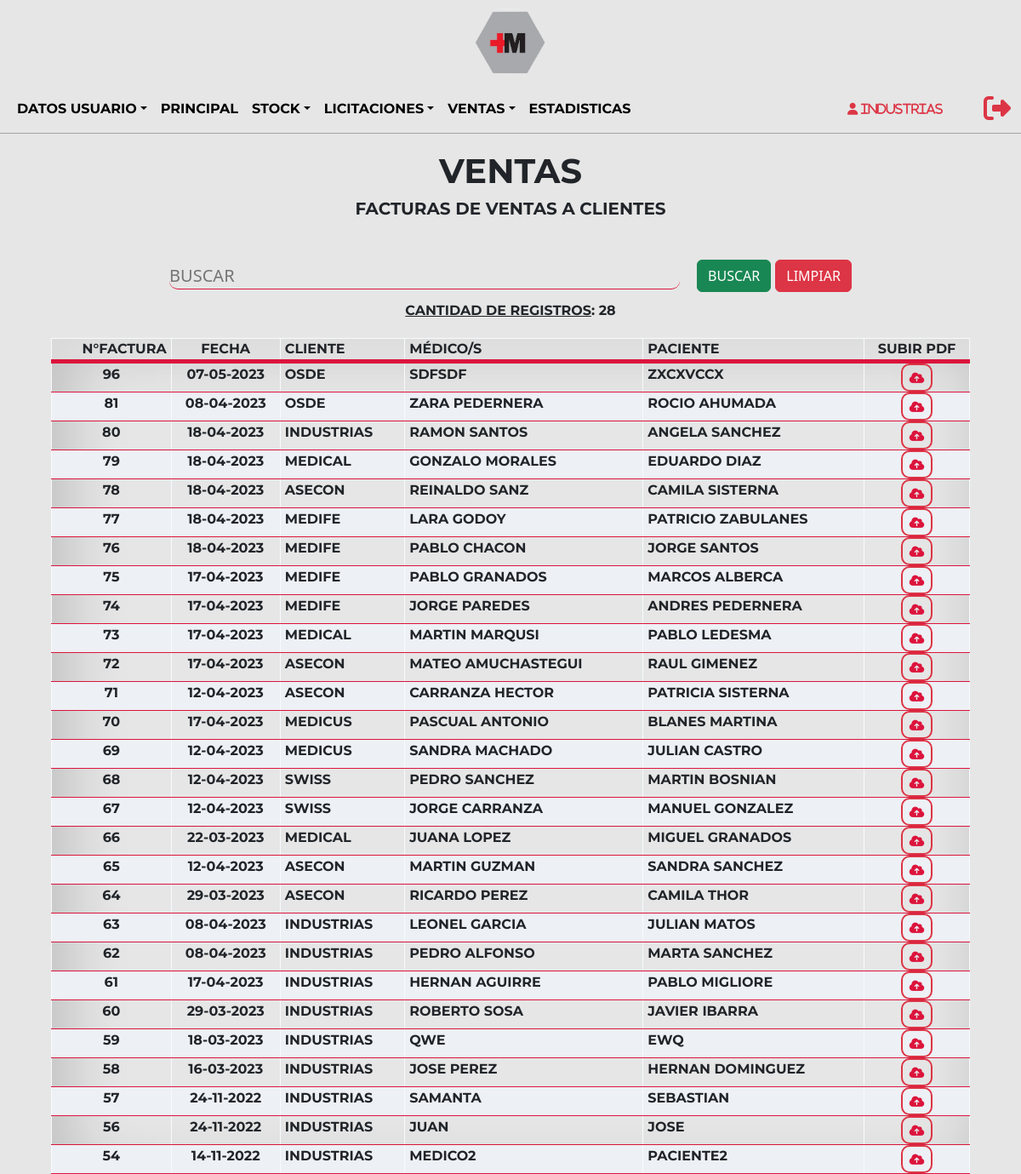
Page /Sistema/Ventas/facturas.php?ok (signed in) on the committed database.
### tables this page shows
CREATE TABLE `usuario` (
  `idUsuario` int(3) NOT NULL,
  `usuario` text NOT NULL,
  `contraseña` varchar(60) NOT NULL,
  `idRol` int(2) NOT NULL,
  `idTipoUsuario` int(10) NOT NULL,
  `nombre` varchar(100) NOT NULL,
  `correo` varchar(100) NOT NULL,
  `direccion` varchar(100) NOT NULL,
  `idEstadoUsuario` int(2) NOT NULL
);

CREATE TABLE `documento` (
  `idDocumento` int(3) NOT NULL,
  `idEstadoDocumento` int(3) NOT NULL
);

### Sistema/Ventas/facturas.php (the view, shortened to what this page needs)
<?php
include('../../Utils/conexion.php');
$iduser = $_SESSION['usuario'];
$sql = "SELECT idUsuario, usuario, idRol FROM usuario WHERE usuario='$iduser'";
$resultado = $datos_base->query($sql);
$row = $resultado->fetch_assoc();
$nom = $row['usuario'];
$idRol = $row['idRol'];
?>
<!DOCTYPE html>
<html lang="en">
<head>
    <link href="https://cdn.jsdelivr.net/npm/bootstrap@5.2.0-beta1/dist/css/bootstrap.min.css" rel="stylesheet">
    <link rel="stylesheet" type="text/css" href="../../Css/estilos.css"/>
</head>
<body>
    <?php include('../Layouts/ventasHeader.php'); ?>
    <main>
        <section class="ini">
            <div class="ini-tit">
                <?php
                if($idRol != $rolobra){?>
                    <h1>VENTAS</h1>
                <?php }else{?>
                    <h1>COMPRAS</h1>
                <?php }?>
                <h5>FACTURAS DE VENTAS A CLIENTES</h5>
            </div>
            <div class="container">
                <form method="POST" action="./facturas.php">
                    <div class="form-grilla">
                        <div class="form-grilla-busc">
                            <input type="text" style="text-transform:uppercase;" name="buscar"  placeholder="Buscar" class="busc">
                        </div>
                        <div class="form-grilla-but">
                            <input class="btn btn-success" type="submit" name="btn2" value="BUSCAR"></input>
                            <input class="btn btn-danger" type="submit" name="btn1" value="LIMPIAR"></input>
                        </div>
                    </div>
                </form>
            </div>
            <?php
            if($idRol == $rolgerente OR $idRol == $roladmin)
            {
                    echo "<table>
                            <thead>
                                <tr>
                                    <th><p style='text-align:right; margin-right: 5px;'>N°FACTURA</p></th>
                                    <th><p>FECHA</p></th>
                                    <th><p style='text-align:left; margin-left: 5px;'>CLIENTE</p></th>
                                    <th><p style='text-align:left; margin-left: 5px;'>MÉDICO/S</p></th>
                                    <th><p style='text-align:left; margin-left: 5px;'>PACIENTE</p></th>
                                    <th><p>SUBIR PDF</p></th>
                                </tr>
                            </thead>
                        ";
                        if(isset($_POST['btn2']))
                                {
                                    $cantidad = 0;
                                    $doc = $_POST['buscar'];
                                    $consulta=mysqli_query($datos_base, "SELECT d.idDocumento, m.fecha, u.usuario, da.medico, da.paciente
                                    FROM documento d
                                    LEFT JOIN movimientodocumento AS m ON m.idDocumento = d.idDocumento
                                    LEFT JOIN datosdocumento AS da ON da.idDocumento = d.idDocumento
                                    LEFT JOIN usuario AS u ON u.idUsuario = da.idUsuario
                                    WHERE m.idEstadoDocumento = 5 AND (m.idDocumento LIKE '%$doc%' OR m.fecha LIKE '%$doc%' OR u.usuario LIKE '%$doc%' OR da.medico LIKE '%$doc%' OR da.paciente LIKE '%$doc%')
                                    GROUP BY d.idDocumento
                                    ORDER BY d.idDocumento DESC");
                                    while($listar = mysqli_fetch_array($consulta))
                                    {
                                        $cantidad++;
                                        $fec = date("d-m-Y", strtotime($listar['fecha']));
                                        $idd = $listar['idDocumento'];
                                        echo
                                        "
                                            <tr>
                                                <td><h4 style='font-size:16px;'>".$listar['idDocumento']."</h4 ></td>
                                                <td><h4 style='font-size:16px;'>".$fec."</h4 ></td>
                                                <td><h4 style='font-size:16px;text-transform:uppercase;text-align: left; margin-left: 5px;'>".$listar['usuario']."</h4 ></td>
                                                <td><h4 style='font-size:16px;text-transform:uppercase;text-align: left; margin-left: 5px;'>".$listar['medico']."</h4 ></td>
                                                <td><h4 style='font-size:16px;text-transform:uppercase;text-align: left; margin-left: 5px;'>".$listar['paciente']."</h4 ></td>
                                                <td class='text-center text-nowrap'><a href=./subirFactura.php?no=".$listar['idDocumento']." class='btn btn-sm btn-outline-danger'><i class='fa-solid fa-cloud-arrow-up'></i></a></td>
                                            </tr>
                                      ";
                                    }
                                }
                                else{
                                    $cantidad = 0;
                                    $consulta=mysqli_query($datos_base, "SELECT d.idDocumento, m.fecha, u.usuario, da.medico, da.paciente
                                    FROM documento d
                                    LEFT JOIN movimientodocumento AS m ON m.idDocumento = d.idDocumento
                                    LEFT JOIN datosdocumento AS da ON da.idDocumento = d.idDocumento
                                    LEFT JOIN usuario AS u ON u.idUsuario = da.idUsuario
                                    WHERE m.idEstadoDocumento = 5
                                    GROUP BY d.idDocumento
                                    ORDER BY d.idDocumento DESC");
                                    while($listar = mysqli_fetch_array($consulta))
                                    {
                                        $cantidad++;
                                        $fec = date("d-m-Y", strtotime($listar['fecha']));
                                        echo
                                        "
                                            <tr>
                                                <td><h4 style='font-size:16px;'>".$listar['idDocumento']."</h4 ></td>
                                                <td><h4 style='font-size:16px;'>".$fec."</h4 ></td>
                                                <td><h4 style='font-size:16px;text-transform:uppercase;text-align: left; margin-left: 5px;'>".$listar['usuario']."</h4 ></td>
                                                <td><h4 style='font-size:16px;text-transform:uppercase;text-align: left; margin-left: 5px;'>".$listar['medico']."</h4 ></td>
                                                <td><h4 style='font-size:16px;text-transform:uppercase;text-align: left; margin-left: 5px;'>".$listar['paciente']."</h4 ></td>
                                                <td class='text-center text-nowrap'><a href=./subirFactura.php?no=".$listar['idDocumento']." class='btn btn-sm btn-outline-danger'><i class='fa-solid fa-cloud-arrow-up'></i></a></td>
                                            </tr>
                                      ";
                                    }
                                }
                                echo "<div style='margin-top:10px;'><p style='text-transform: uppercase;'><u>Cantidad de registros</u>: ".$cantidad."</p></div>";
                                echo "</table>";
                            }
                                    ?>
        </section>
    </main>
</body>
</html>

### Sistema/Layouts/ventasHeader.php (shortened to what this page needs)
<div class="cont-img">
        <a href="../principal.php" class="imagenb">
            <img src="../../Imagenes/c-titulo.png" alt="logo">
         </a>
    </div>
    <header class="hea-pri">
        <nav class="navbar navbar-expand-lg navbar-light">
            <div class="container-fluid navpri">
                <div class="collapse navbar-collapse" id="navbarNav">
                    <ul class="navbar-nav">
                    <li class="nav-item dropdown">
                            <a href="#" class="nav-link dropdown-toggle variacion" id="navbarDropdown" role="button" data-bs-toggle="dropdown" aria-expanded="false">Datos usuario</a>
                                <?php
                                    $rolgerente = 1;
                                    $roladmin = 2;
                                    $roldeposito = 3;
                                    $rolventas = 4;
                                    $rolobra = 5;
                                    $rolproveedor = 6;
                                ?>
                        </li>
                        <li class="nav-item">
                            <a href="../principal.php" class="nav-link variacion" aria-current="page">Principal</a>
                        </li>
                        <?php
                            if($idRol == $rolgerente OR $idRol == $roldeposito){
                        ?>
                        <li class="nav-item dropdown">
                            <a href="#" class="nav-link dropdown-toggle variacion" id="navbarDropdown" role="button" data-bs-toggle="dropdown" aria-expanded="false">Stock</a>
                        </li>
                        <?php
                            }
                        ?>
                        <?php
                            if($idRol == $rolgerente OR $idRol == $roladmin OR $idRol == $rolventas OR $idRol == $rolproveedor){
                        ?>
                        <li class="nav-item dropdown">
                            <a href="#" class="nav-link dropdown-toggle variacion" id="navbarDropdown" role="button" data-bs-toggle="dropdown" aria-expanded="false">Licitaciones</a>
                        </li>
                        <?php
                            }
                        ?>
                        <?php
                            if($idRol == $rolgerente OR $idRol == $roladmin OR $idRol == $rolobra){
                        ?>
                        <li class="nav-item dropdown">
                            <?php
                            if($idRol != $rolobra){?>
                            <a href="#" class="nav-link dropdown-toggle variacion" id="navbarDropdown" role="button" data-bs-toggle="dropdown" aria-expanded="false">VENTAS</a>
                            <?php }else{?>
                            <a href="#" class="nav-link dropdown-toggle variacion" id="navbarDropdown" role="button" data-bs-toggle="dropdown" aria-expanded="false">COMPRAS</a>
                            <?php }?>
                        </li>
                        <?php
                            }
                        ?>
                        <?php
                            if($idRol == $rolgerente OR $idRol == $roladmin){
                        ?>
                        <li class="nav-item">
                            <a href="../estadisticas.php" class="nav-link variacion" aria-current="page">Estadisticas</a>
                        </li>
                        <?php
                            }
                        ?>
                    </ul>
                </div>
                <div class="not-exit">
                    <div class="not-exit-name">
                        <p><i class="fa-solid fa-user" style="color: #dc3545;">&nbsp<?php echo $nom;?></i></p>
                    </div>
                   <div class="not-exit-exit">
                       <a href="../../Utils/salir.php">
                            <i class="fa-solid fa-right-from-bracket fa-2x" style="color: #dc3545;"></i>
                        </a>
                   </div>
                </div>
            </div>
        </nav>
    </header>

### Css/estilos.css (style rules this page uses)
* { margin: 0; padding: 0; box-sizing: border-box; scroll-behavior: smooth; }
html, body { background-color: #e6e6e6; height: 100%; margin: 0; display: flex; flex-direction: column; }
nav { font-family: 'Montserrat', sans-serif; }
h1, h2 { cursor: default; }
h1, h3, h4, h5, p { font-family: 'Montserrat', sans-serif; font-weight: bold; }
.hea-pri { border-bottom: 1px solid #a3a3a3; }
.variacion { text-decoration: none; background-image: linear-gradient(crimson, crimson); background-position: 0% 100%; background-repeat: no-repeat; background-size: 0% 2px; transition: background-size .4s; color: black; font-size: 16px; text-transform: uppercase; font-weight: bold; }
i { color: crimson; }
li { list-style: none; }
.cont-img { display: flex; justify-content: center; }
.imagenb { width: 100px; height: 100px; display: flex; justify-content: center; align-items: center; }
.imagenb img { width: 100%; }
.navpri { display: flex; justify-content: space-evenly; }
.not-exit { width: auto; display: flex; justify-content: center; align-items: center; flex-direction: row; gap: 5px; }
.ini { height: auto; display: flex; justify-content: center; align-items: center; flex-direction: column; }
.ini-tit { margin-top: 20px; margin-bottom: 40px; display: flex; justify-content: center; align-items: center; flex-direction: column; }
.form-grilla { display: flex; justify-content: center; flex-direction: row; }
.form-grilla-busc { display: flex; justify-content: center; align-items: center; }
.form-grilla-but { display: flex; justify-content: center; align-items: center; gap: 5px; }
.busc { min-width: 600px; margin-right: 20px; border-radius: 10px; font-size: 20px; background-color: transparent; border: none; border-bottom: 1px solid crimson; outline: none; }
table { margin-top: 20px; background-color: #dbe5e9; border-collapse: collapse; width: 90%; background-color: rgba(230, 230, 230, 0.65); box-shadow: 15px 6px 72px 4px rgba(0, 0, 0, 0.18) inset; -webkit-box-shadow: 15px 6px 72px 4px rgba(0, 0, 0, 0.18) inset; -moz-box-shadow: 15px 6px 72px 4px rgba(0, 0, 0, 0.18) inset; }
th, td { text-align: center; border: solid 1px #f7fbfd; border-bottom: solid 1px crimson; font-weight: bold; }
thead { background-color: rgba(230, 230, 230, 0.65); border-bottom: solid 5px crimson; width: 100%; }
tr:nth-child(even) { background-color: #edf0f5; }
.not-exit { min-width: 200px; height: 40px; display: flex; justify-content: center; align-items: center; gap: 40px; }
.not-exit-name { width: 100%; height: auto; cursor: default; display: flex; justify-content: center; align-items: center; font-size: 14px; }
.not-exit-exit { display: flex; justify-content: center; align-items: center; }
p { margin-bottom: 0rem; }
.btn-outline-danger { font-weight: bold; border-radius: 10px; border: 2px solid; }

### rows in the picture
usuario: usuario "Industrias"
documento: idDocumento "96", fec "07-05-2023", usuario "OSDE", medico "SDFSDF", paciente "ZXCXVCCX"
documento: idDocumento "81", fec "08-04-2023", usuario "OSDE", medico "ZARA PEDERNERA", paciente "ROCIO AHUMADA"
documento: idDocumento "80", fec "18-04-2023", usuario "INDUSTRIAS", medico "RAMON SANTOS", paciente "ANGELA SANCHEZ"
documento: idDocumento "79", fec "18-04-2023", usuario "MEDICAL", medico "GONZALO MORALES", paciente "EDUARDO DIAZ"
documento: idDocumento "78", fec "18-04-2023", usuario "ASECON", medico "REINALDO SANZ", paciente "CAMILA SISTERNA"
documento: idDocumento "77", fec "18-04-2023", usuario "MEDIFE", medico "LARA GODOY", paciente "PATRICIO ZABULANES"
documento: idDocumento "76", fec "18-04-2023", usuario "MEDIFE", medico "PABLO CHACON", paciente "JORGE SANTOS"
documento: idDocumento "75", fec "17-04-2023", usuario "MEDIFE", medico "PABLO GRANADOS", paciente "MARCOS ALBERCA"
documento: idDocumento "74", fec "17-04-2023", usuario "MEDIFE", medico "JORGE PAREDES", paciente "ANDRES PEDERNERA"
documento: idDocumento "73", fec "17-04-2023", usuario "MEDICAL", medico "MARTIN MARQUSI", paciente "PABLO LEDESMA"
documento: idDocumento "72", fec "17-04-2023", usuario "ASECON", medico "MATEO AMUCHASTEGUI", paciente "RAUL GIMENEZ"
documento: idDocumento "71", fec "12-04-2023", usuario "ASECON", medico "CARRANZA HECTOR", paciente "PATRICIA SISTERNA"
documento: idDocumento "70", fec "17-04-2023", usuario "MEDICUS", medico "PASCUAL ANTONIO", paciente "BLANES MARTINA"
documento: idDocumento "69", fec "12-04-2023", usuario "MEDICUS", medico "SANDRA MACHADO", paciente "JULIAN CASTRO"
documento: idDocumento "68", fec "12-04-2023", usuario "SWISS", medico "PEDRO SANCHEZ", paciente "MARTIN BOSNIAN"
documento: idDocumento "67", fec "12-04-2023", usuario "SWISS", medico "JORGE CARRANZA", paciente "MANUEL GONZALEZ"
documento: idDocumento "66", fec "22-03-2023", usuario "MEDICAL", medico "JUANA LOPEZ", paciente "MIGUEL GRANADOS"
documento: idDocumento "65", fec "12-04-2023", usuario "ASECON", medico "MARTIN GUZMAN", paciente "SANDRA SANCHEZ"
documento: idDocumento "64", fec "29-03-2023", usuario "ASECON", medico "RICARDO PEREZ", paciente "CAMILA THOR"
documento: idDocumento "63", fec "08-04-2023", usuario "INDUSTRIAS", medico "LEONEL GARCIA", paciente "JULIAN MATOS"
documento: idDocumento "62", fec "08-04-2023", usuario "INDUSTRIAS", medico "PEDRO ALFONSO", paciente "MARTA SANCHEZ"
documento: idDocumento "61", fec "17-04-2023", usuario "INDUSTRIAS", medico "HERNAN AGUIRRE", paciente "PABLO MIGLIORE"
documento: idDocumento "60", fec "29-03-2023", usuario "INDUSTRIAS", medico "ROBERTO SOSA", paciente "JAVIER IBARRA"
documento: idDocumento "59", fec "18-03-2023", usuario "INDUSTRIAS", medico "QWE", paciente "EWQ"
documento: idDocumento "58", fec "16-03-2023", usuario "INDUSTRIAS", medico "JOSE PEREZ", paciente "HERNAN DOMINGUEZ"
documento: idDocumento "57", fec "24-11-2022", usuario "INDUSTRIAS", medico "SAMANTA", paciente "SEBASTIAN"
documento: idDocumento "56", fec "24-11-2022", usuario "INDUSTRIAS", medico "JUAN", paciente "JOSE"
documento: idDocumento "54", fec "14-11-2022", usuario "INDUSTRIAS", medico "MEDICO2", paciente "PACIENTE2"

### other values in the picture
$cantidad "28"
